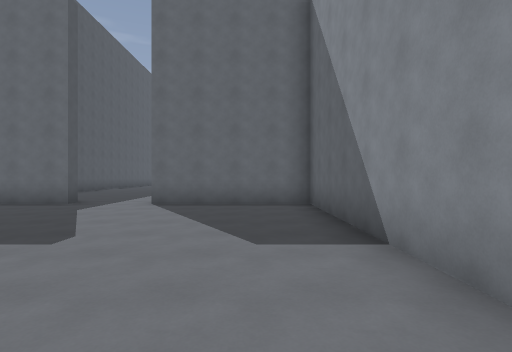
[1] (above)

24 first-person views from a walk through a 3-D level made in the Godot game engine. The camera is 1.5 m above the floor, looks level and sees 80° across. The floor is counted in squares, 2.25 m on a side. Each view is taken from the middle of a square. On the plan, view 1 faces up. The plan holds only what a view shows up to about 10 squares ahead; the rest is blank. Characters and animated objects are not drawn. Surface patterns are stand-ins for the level's own textures.

[2]
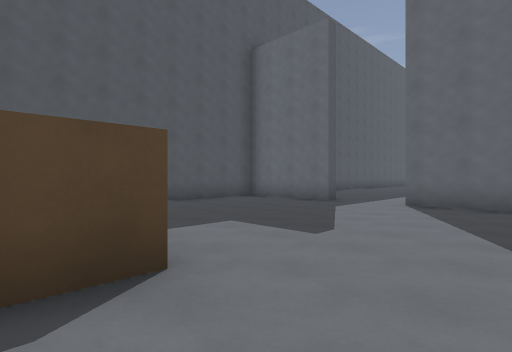

[3]
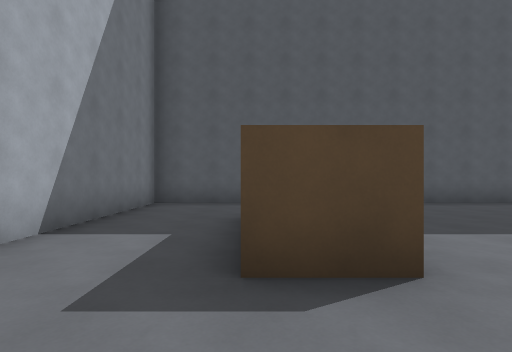

[4]
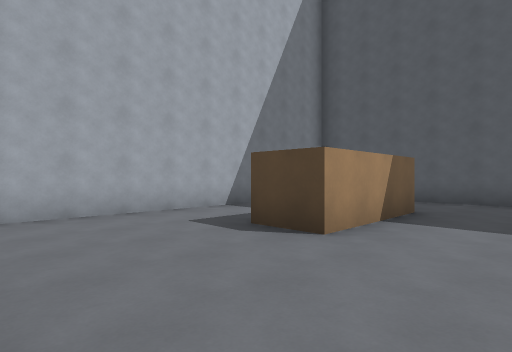

[5]
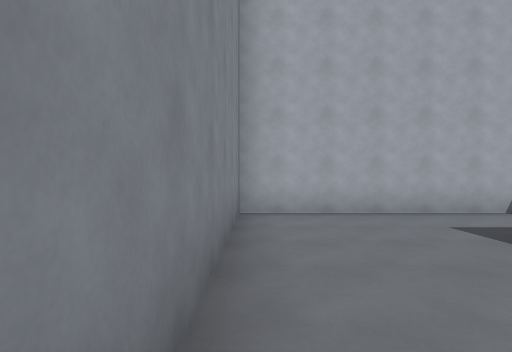

[6]
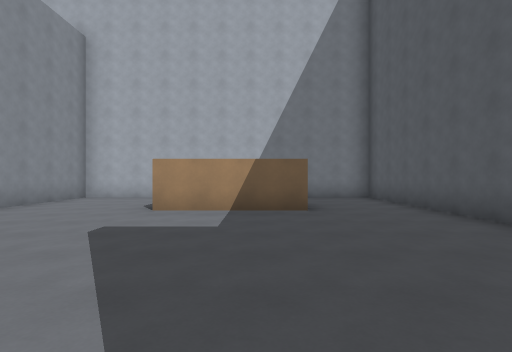

[7]
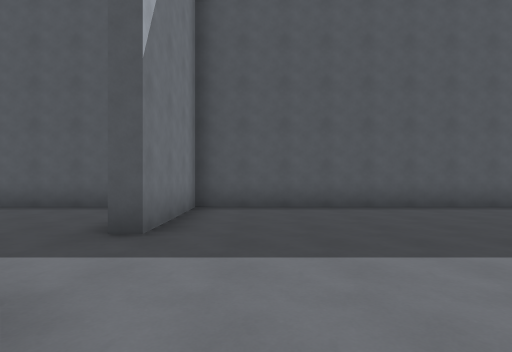

[8]
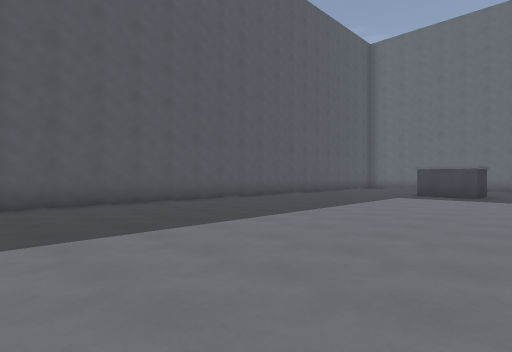

[9]
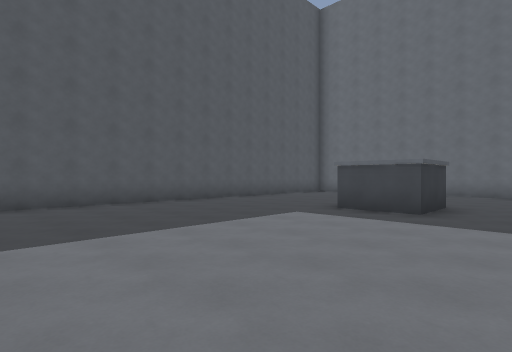

[10]
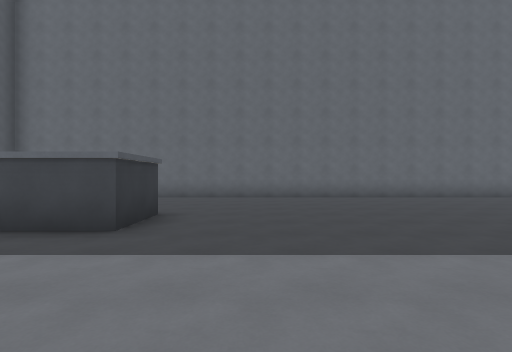

[11]
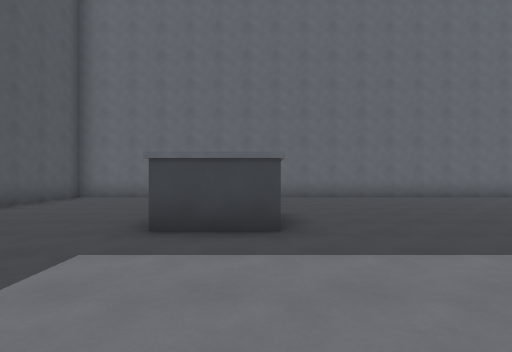

[12]
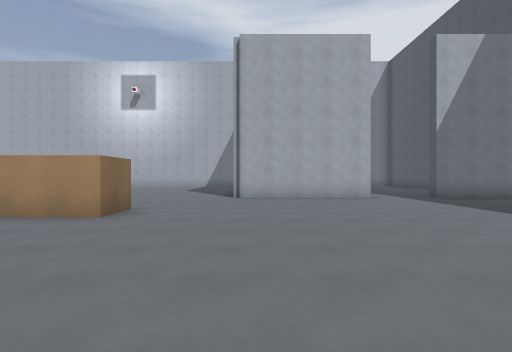

[13]
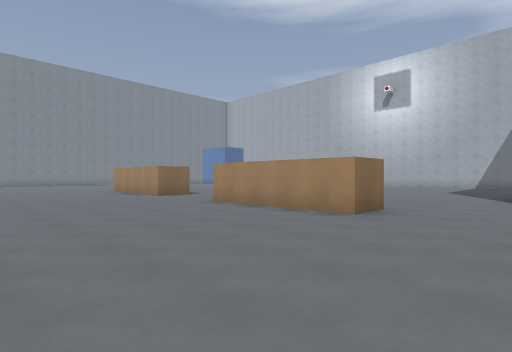

[14]
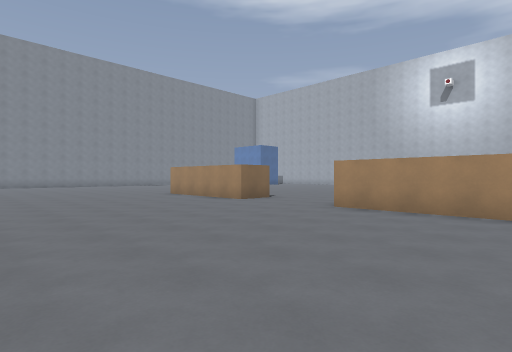

[15]
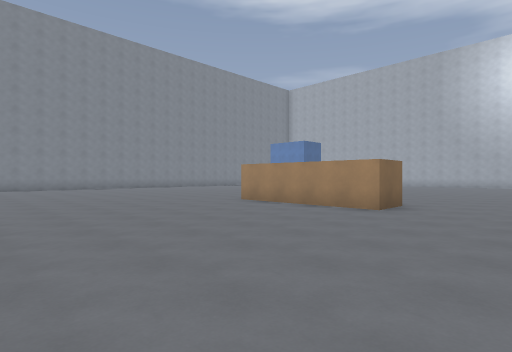

[16]
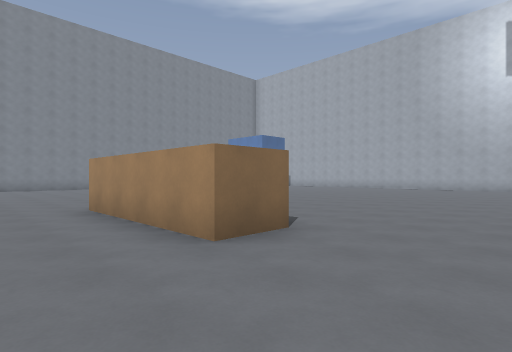

[17]
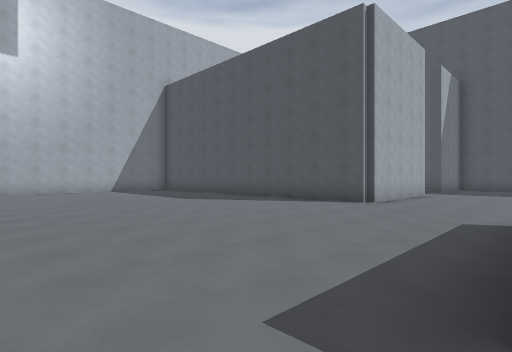

[18]
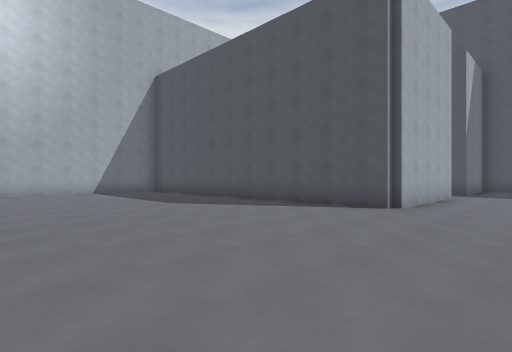

[19]
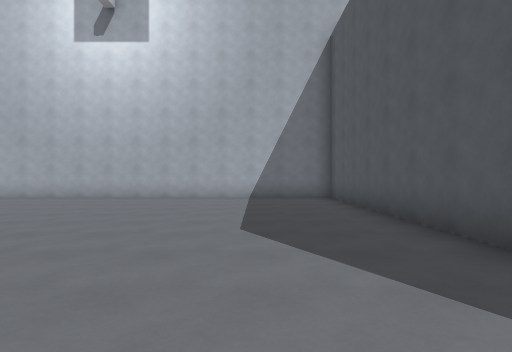

[20]
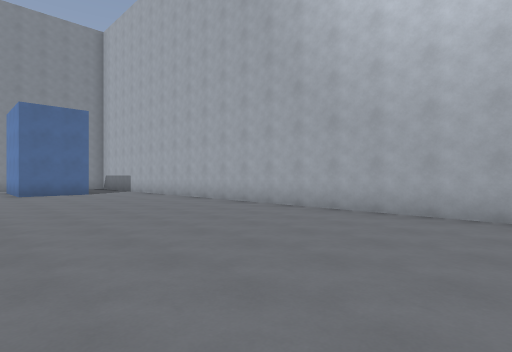

[21]
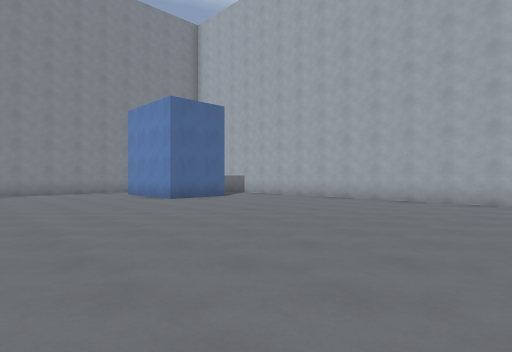

[22]
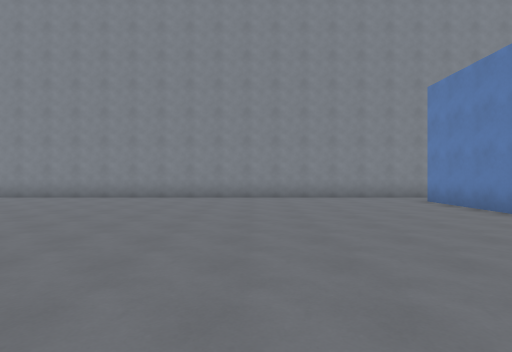

[23]
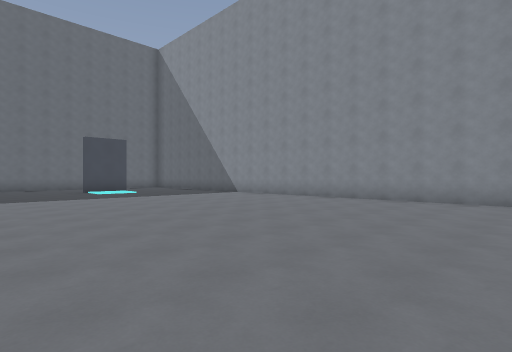

[24]
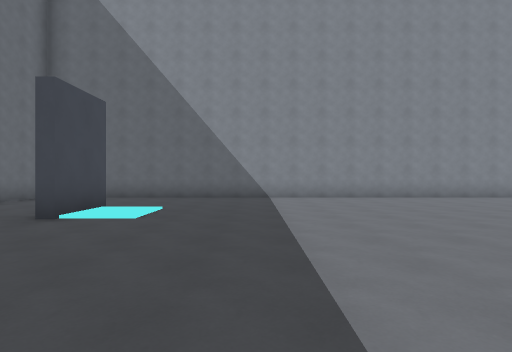

### Floor plan
Points are (right, up) in squares from view 1. A wall is a line through its corners. A room is listed if a view was taken in it or the views show most of it. See-through windows are left out.
Room 1 (views 1, 2, 3, 4, 5)
walls: (-5, 1.1) (-2, 1.1) (-2, -0.1); (-4.5, 7.3) (-6.9, 7.3); (-7.5, 6.8) (-7.5, -2.5) (1.3, -2.5) (1.3, 7.3) (-2.5, 7.3)
ways out: opening at (-3.5, 7) to room 2
Room 2 (views 6, 7, 8, 9, 10, 11, 12, 13, 14, 15, 16, 17, 18, 19, 20, 21, 22, 23, 24)
walls: (10.5, 10.9) (10.5, 12.1) (14.5, 12.1); (3.5, 10.9) (3.5, 12.1) (7.5, 12.1); (8, 25.5) (-3.1, 25.5); (-2.5, 7.7) (1.7, 7.7) (1.7, -2.5) (17.6, -2.5); (21.4, 22.1) (19.7, 22.1) (19.7, 22.5); (20, -0.1) (20, 1.5) (23, 1.5); (24, 25.5) (22.8, 25.5); (24.5, 0.6) (24.5, 23.8); (-7.5, 20.8) (-7.5, 7.7) (-4.5, 7.7) (-4.5, 7.3); (-5.2, 25.5) (-7.5, 25.5) (-7.5, 22.5)
ways out: opening at (-3.5, 7) to room 1

Positions as (right, up) in squares from view 1, and headings:
1: (0, 0), facing up
2: (0, 0), facing up-left
3: (0, 0), facing left
4: (1, 3), facing down-left
5: (1, 3), facing down
6: (-4, 7), facing down
7: (-1, 9), facing left
8: (0, 9), facing up-left
9: (0, 14), facing up-left
10: (0, 16), facing up
11: (-2, 16), facing up
12: (1, 17), facing down
13: (1, 17), facing down-right
14: (4, 18), facing down-right
15: (8, 18), facing down-right
16: (8, 14), facing down-right
17: (9, 11), facing down-left
18: (8, 10), facing down-left
19: (4, 7), facing down
20: (8, 3), facing down-right
21: (12, 6), facing down-right
22: (15, 6), facing right
23: (16, 9), facing up-right
24: (15, 19), facing right
